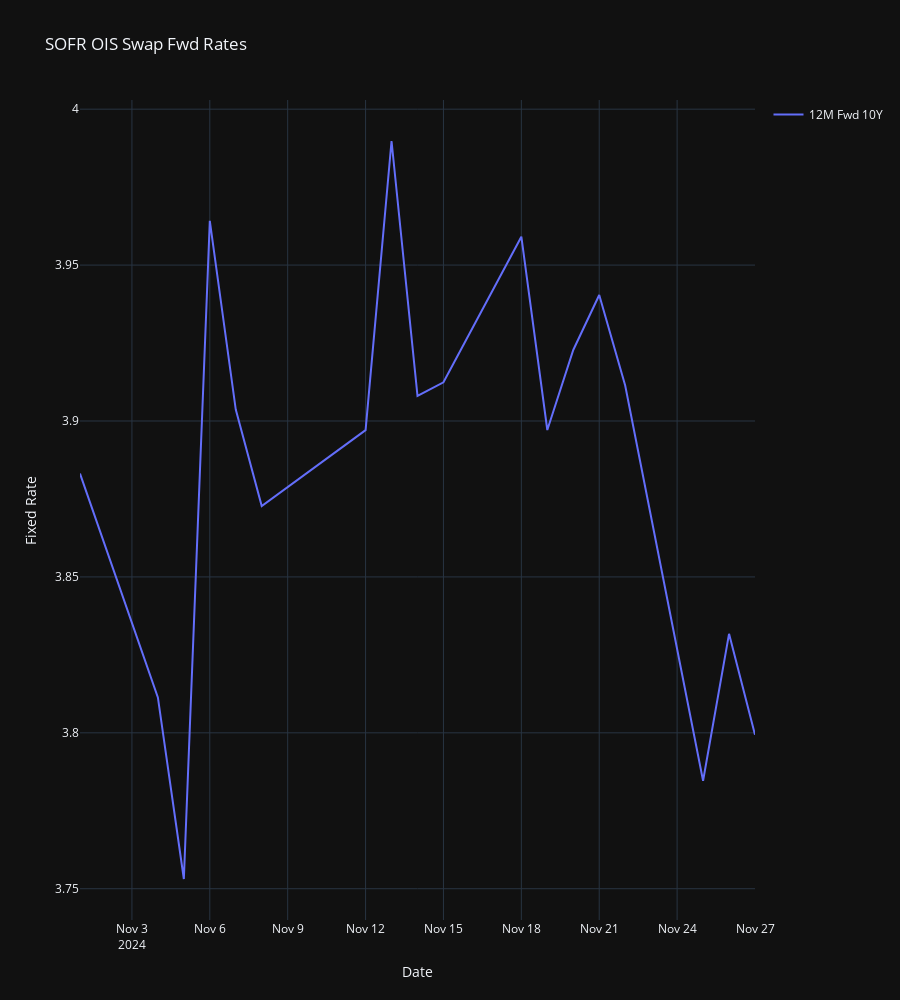

The cell this chart's notebook holds for it:
### Code cell
fwd_tenors = ["12M Fwd 10Y"]

fig = go.Figure()

dates = []
fwds: Dict[str, List[float]] = {}
for bdate in pd.date_range(start=start_date, end=end_date, freq=CustomBusinessDay(calendar=USFederalHolidayCalendar())):
    try:
        for fwd_tenor in fwd_tenors:
            if fwd_tenor not in fwds:
                fwds[fwd_tenor] = []
            groups = fwd_tenor.split(" ")
            option_tenor = " ".join(groups[:2])
            swap_tenor = " ".join(groups[2:])
            fwds[fwd_tenor].append(fwd_dict[bdate.to_pydatetime()].loc[fwd_dict[bdate.to_pydatetime()]["Tenor"] == swap_tenor, option_tenor].values[0])
        dates.append(bdate.to_pydatetime())
    except Exception as e:
        print(f"{bdate} not in db", e)
        # pass

for fwd_tenor, fwd_rates in fwds.items():
    fig.add_trace(
        go.Scatter(
            x=dates,
            y=fwd_rates,
            mode="lines",
            name=fwd_tenor,
        )
    )

fig.update_layout(title="SOFR OIS Swap Fwd Rates", xaxis_title="Date", yaxis_title="Fixed Rate", template="plotly_dark", height=1000, showlegend=True)
fig.update_xaxes(
    showgrid=True,
    showspikes=True,
    spikecolor="white",
    spikesnap="cursor",
    spikemode="across",
)
fig.update_yaxes(showgrid=True, showspikes=True, spikecolor="white", spikesnap="cursor", spikethickness=0.5)
fig.show()

### Figure 1 — Plotly figure (JSON) as saved in the notebook; plotly's stock layout.template omitted (floating-point values rounded to 4 significant figures)
{"data": [{"mode": "lines", "name": "12M Fwd 10Y", "type": "scatter", "x": ["2024-11-01T00:00:00", "2024-11-04T00:00:00", "2024-11-05T00:00:00", "2024-11-06T00:00:00", "2024-11-07T00:00:00", "2024-11-08T00:00:00", "2024-11-12T00:00:00", "2024-11-13T00:00:00", "2024-11-14T00:00:00", "2024-11-15T00:00:00", "2024-11-18T00:00:00", "2024-11-19T00:00:00", "2024-11-20T00:00:00", "2024-11-21T00:00:00", "2024-11-22T00:00:00", "2024-11-25T00:00:00", "2024-11-26T00:00:00", "2024-11-27T00:00:00"], "y": [3.883, 3.811, 3.753, 3.964, 3.904, 3.873, 3.897, 3.99, 3.908, 3.912, 3.959, 3.897, 3.923, 3.94, 3.911, 3.785, 3.832, 3.799]}], "layout": {"height": 1000, "showlegend": true, "title": {"text": "SOFR OIS Swap Fwd Rates"}, "xaxis": {"showgrid": true, "showspikes": true, "spikecolor": "white", "spikemode": "across", "spikesnap": "cursor", "title": {"text": "Date"}}, "yaxis": {"showgrid": true, "showspikes": true, "spikecolor": "white", "spikesnap": "cursor", "spikethickness": 0.5, "title": {"text": "Fixed Rate"}}}}
